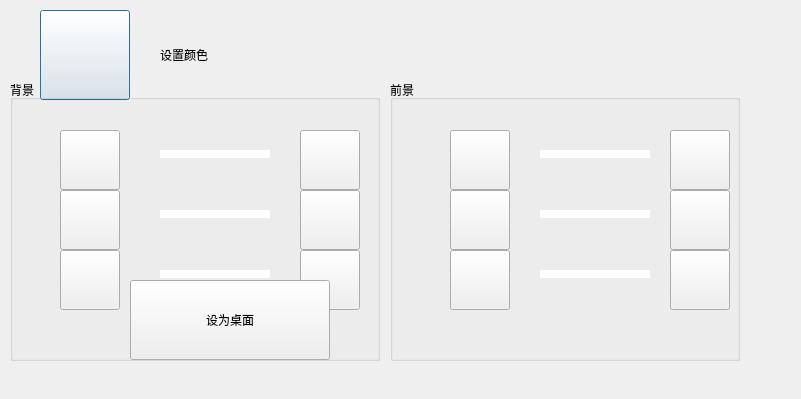
<?xml version="1.0" encoding="UTF-8"?>
<ui version="4.0">
 <class>ColorDlg</class>
 <widget class="QDialog" name="ColorDlg">
  <property name="geometry">
   <rect>
    <x>0</x>
    <y>0</y>
    <width>801</width>
    <height>399</height>
   </rect>
  </property>
  <widget class="CButton" name="btnReturn">
   <property name="geometry">
    <rect>
     <x>40</x>
     <y>10</y>
     <width>90</width>
     <height>90</height>
    </rect>
   </property>
   <property name="autoFillBackground">
    <bool>false</bool>
   </property>
   <property name="styleSheet">
    <string notr="true">border-image: url(:/img/btnReturn.png);</string>
   </property>
   <property name="text">
    <string/>
   </property>
   <property name="iconSize">
    <size>
     <width>100</width>
     <height>100</height>
    </size>
   </property>
   <property name="flat">
    <bool>false</bool>
   </property>
  </widget>
  <widget class="CLabel" name="labelTitle">
   <property name="geometry">
    <rect>
     <x>160</x>
     <y>25</y>
     <width>300</width>
     <height>60</height>
    </rect>
   </property>
   <property name="text">
    <string>设置颜色</string>
   </property>
  </widget>
  <widget class="CGroupFrame" name="groupBkgColor">
   <property name="geometry">
    <rect>
     <x>10</x>
     <y>80</y>
     <width>370</width>
     <height>281</height>
    </rect>
   </property>
   <property name="title">
    <string>背景</string>
   </property>
   <property name="alignment">
    <set>Qt::AlignLeading|Qt::AlignLeft|Qt::AlignTop</set>
   </property>
   <property name="flat">
    <bool>false</bool>
   </property>
   <widget class="CColorBar" name="barBkgRed" native="true">
    <property name="geometry">
     <rect>
      <x>150</x>
      <y>70</y>
      <width>110</width>
      <height>8</height>
     </rect>
    </property>
    <property name="styleSheet">
     <string notr="true">color: rgb(200, 200, 255);
background-color: rgb(255, 255, 255);
border-color: rgb(255, 255, 255);
gridline-color: rgb(255, 255, 255);</string>
    </property>
    <property name="value" stdset="0">
     <number>0</number>
    </property>
    <property name="textVisible" stdset="0">
     <bool>false</bool>
    </property>
    <property name="format" stdset="0">
     <string/>
    </property>
   </widget>
   <widget class="CColorBar" name="barBkgGreen" native="true">
    <property name="geometry">
     <rect>
      <x>150</x>
      <y>130</y>
      <width>110</width>
      <height>8</height>
     </rect>
    </property>
    <property name="styleSheet">
     <string notr="true">color: rgb(200, 200, 255);
background-color: rgb(255, 255, 255);
border-color: rgb(255, 255, 255);
gridline-color: rgb(255, 255, 255);</string>
    </property>
    <property name="value" stdset="0">
     <number>0</number>
    </property>
    <property name="textVisible" stdset="0">
     <bool>false</bool>
    </property>
    <property name="format" stdset="0">
     <string/>
    </property>
   </widget>
   <widget class="CColorBar" name="barBkgBlue" native="true">
    <property name="geometry">
     <rect>
      <x>150</x>
      <y>190</y>
      <width>110</width>
      <height>8</height>
     </rect>
    </property>
    <property name="styleSheet">
     <string notr="true">color: rgb(200, 200, 255);
background-color: rgb(255, 255, 255);
border-color: rgb(255, 255, 255);
gridline-color: rgb(255, 255, 255);</string>
    </property>
    <property name="value" stdset="0">
     <number>0</number>
    </property>
    <property name="textVisible" stdset="0">
     <bool>false</bool>
    </property>
    <property name="format" stdset="0">
     <string/>
    </property>
   </widget>
   <widget class="CButton" name="btnSubBkgRed">
    <property name="geometry">
     <rect>
      <x>50</x>
      <y>50</y>
      <width>60</width>
      <height>60</height>
     </rect>
    </property>
    <property name="autoFillBackground">
     <bool>false</bool>
    </property>
    <property name="styleSheet">
     <string notr="true">border-image: url(:/img/btnSub.png);</string>
    </property>
    <property name="text">
     <string/>
    </property>
    <property name="iconSize">
     <size>
      <width>100</width>
      <height>100</height>
     </size>
    </property>
    <property name="flat">
     <bool>false</bool>
    </property>
   </widget>
   <widget class="CButton" name="btnSubBkgGreen">
    <property name="geometry">
     <rect>
      <x>50</x>
      <y>110</y>
      <width>60</width>
      <height>60</height>
     </rect>
    </property>
    <property name="autoFillBackground">
     <bool>false</bool>
    </property>
    <property name="styleSheet">
     <string notr="true">border-image: url(:/img/btnSub.png);</string>
    </property>
    <property name="text">
     <string/>
    </property>
    <property name="iconSize">
     <size>
      <width>100</width>
      <height>100</height>
     </size>
    </property>
    <property name="flat">
     <bool>false</bool>
    </property>
   </widget>
   <widget class="CButton" name="btnSubBkgBlue">
    <property name="geometry">
     <rect>
      <x>50</x>
      <y>170</y>
      <width>60</width>
      <height>60</height>
     </rect>
    </property>
    <property name="autoFillBackground">
     <bool>false</bool>
    </property>
    <property name="styleSheet">
     <string notr="true">border-image: url(:/img/btnSub.png);</string>
    </property>
    <property name="text">
     <string/>
    </property>
    <property name="iconSize">
     <size>
      <width>100</width>
      <height>100</height>
     </size>
    </property>
    <property name="flat">
     <bool>false</bool>
    </property>
   </widget>
   <widget class="CButton" name="btnAddBkgGreen">
    <property name="geometry">
     <rect>
      <x>290</x>
      <y>110</y>
      <width>60</width>
      <height>60</height>
     </rect>
    </property>
    <property name="autoFillBackground">
     <bool>false</bool>
    </property>
    <property name="styleSheet">
     <string notr="true">border-image: url(:/img/btnAdd.png);</string>
    </property>
    <property name="text">
     <string/>
    </property>
    <property name="iconSize">
     <size>
      <width>100</width>
      <height>100</height>
     </size>
    </property>
    <property name="flat">
     <bool>false</bool>
    </property>
   </widget>
   <widget class="CButton" name="btnAddBkgBlue">
    <property name="geometry">
     <rect>
      <x>290</x>
      <y>170</y>
      <width>60</width>
      <height>60</height>
     </rect>
    </property>
    <property name="autoFillBackground">
     <bool>false</bool>
    </property>
    <property name="styleSheet">
     <string notr="true">border-image: url(:/img/btnAdd.png);</string>
    </property>
    <property name="text">
     <string/>
    </property>
    <property name="iconSize">
     <size>
      <width>100</width>
      <height>100</height>
     </size>
    </property>
    <property name="flat">
     <bool>false</bool>
    </property>
   </widget>
   <widget class="CButton" name="btnAddBkgRed">
    <property name="geometry">
     <rect>
      <x>290</x>
      <y>50</y>
      <width>60</width>
      <height>60</height>
     </rect>
    </property>
    <property name="autoFillBackground">
     <bool>false</bool>
    </property>
    <property name="styleSheet">
     <string notr="true">border-image: url(:/img/btnAdd.png);</string>
    </property>
    <property name="text">
     <string/>
    </property>
    <property name="iconSize">
     <size>
      <width>100</width>
      <height>100</height>
     </size>
    </property>
    <property name="flat">
     <bool>false</bool>
    </property>
   </widget>
   <widget class="CButton" name="btnApplyBkgColor">
    <property name="geometry">
     <rect>
      <x>120</x>
      <y>200</y>
      <width>200</width>
      <height>80</height>
     </rect>
    </property>
    <property name="autoFillBackground">
     <bool>false</bool>
    </property>
    <property name="styleSheet">
     <string notr="true"/>
    </property>
    <property name="text">
     <string>设为桌面</string>
    </property>
    <property name="iconSize">
     <size>
      <width>100</width>
      <height>100</height>
     </size>
    </property>
    <property name="checkable">
     <bool>false</bool>
    </property>
    <property name="flat">
     <bool>false</bool>
    </property>
   </widget>
  </widget>
  <widget class="CGroupFrame" name="groupFontColor">
   <property name="geometry">
    <rect>
     <x>390</x>
     <y>80</y>
     <width>350</width>
     <height>281</height>
    </rect>
   </property>
   <property name="title">
    <string>前景</string>
   </property>
   <property name="alignment">
    <set>Qt::AlignLeading|Qt::AlignLeft|Qt::AlignTop</set>
   </property>
   <property name="flat">
    <bool>false</bool>
   </property>
   <widget class="CColorBar" name="barFontBlue" native="true">
    <property name="geometry">
     <rect>
      <x>150</x>
      <y>190</y>
      <width>110</width>
      <height>8</height>
     </rect>
    </property>
    <property name="styleSheet">
     <string notr="true">color: rgb(200, 200, 255);
background-color: rgb(255, 255, 255);
border-color: rgb(255, 255, 255);
gridline-color: rgb(255, 255, 255);</string>
    </property>
    <property name="value" stdset="0">
     <number>0</number>
    </property>
    <property name="textVisible" stdset="0">
     <bool>false</bool>
    </property>
    <property name="format" stdset="0">
     <string/>
    </property>
   </widget>
   <widget class="CColorBar" name="barFontGreen" native="true">
    <property name="geometry">
     <rect>
      <x>150</x>
      <y>130</y>
      <width>110</width>
      <height>8</height>
     </rect>
    </property>
    <property name="styleSheet">
     <string notr="true">color: rgb(200, 200, 255);
background-color: rgb(255, 255, 255);
border-color: rgb(255, 255, 255);
gridline-color: rgb(255, 255, 255);</string>
    </property>
    <property name="value" stdset="0">
     <number>0</number>
    </property>
    <property name="textVisible" stdset="0">
     <bool>false</bool>
    </property>
    <property name="format" stdset="0">
     <string/>
    </property>
   </widget>
   <widget class="CColorBar" name="barFontRed" native="true">
    <property name="geometry">
     <rect>
      <x>150</x>
      <y>70</y>
      <width>110</width>
      <height>8</height>
     </rect>
    </property>
    <property name="styleSheet">
     <string notr="true">color: rgb(200, 200, 255);
background-color: rgb(255, 255, 255);
border-color: rgb(255, 255, 255);
gridline-color: rgb(255, 255, 255);</string>
    </property>
    <property name="value" stdset="0">
     <number>0</number>
    </property>
    <property name="textVisible" stdset="0">
     <bool>false</bool>
    </property>
    <property name="format" stdset="0">
     <string/>
    </property>
   </widget>
   <widget class="CButton" name="btnSubFontBlue">
    <property name="geometry">
     <rect>
      <x>60</x>
      <y>170</y>
      <width>60</width>
      <height>60</height>
     </rect>
    </property>
    <property name="autoFillBackground">
     <bool>false</bool>
    </property>
    <property name="styleSheet">
     <string notr="true">border-image: url(:/img/btnSub.png);</string>
    </property>
    <property name="text">
     <string/>
    </property>
    <property name="iconSize">
     <size>
      <width>100</width>
      <height>100</height>
     </size>
    </property>
    <property name="flat">
     <bool>false</bool>
    </property>
   </widget>
   <widget class="CButton" name="btnSubFontGreen">
    <property name="geometry">
     <rect>
      <x>60</x>
      <y>110</y>
      <width>60</width>
      <height>60</height>
     </rect>
    </property>
    <property name="autoFillBackground">
     <bool>false</bool>
    </property>
    <property name="styleSheet">
     <string notr="true">border-image: url(:/img/btnSub.png);</string>
    </property>
    <property name="text">
     <string/>
    </property>
    <property name="iconSize">
     <size>
      <width>100</width>
      <height>100</height>
     </size>
    </property>
    <property name="flat">
     <bool>false</bool>
    </property>
   </widget>
   <widget class="CButton" name="btnSubFontRed">
    <property name="geometry">
     <rect>
      <x>60</x>
      <y>50</y>
      <width>60</width>
      <height>60</height>
     </rect>
    </property>
    <property name="autoFillBackground">
     <bool>false</bool>
    </property>
    <property name="styleSheet">
     <string notr="true">border-image: url(:/img/btnSub.png);</string>
    </property>
    <property name="text">
     <string/>
    </property>
    <property name="iconSize">
     <size>
      <width>100</width>
      <height>100</height>
     </size>
    </property>
    <property name="flat">
     <bool>false</bool>
    </property>
   </widget>
   <widget class="CButton" name="btnAddFontBlue">
    <property name="geometry">
     <rect>
      <x>280</x>
      <y>170</y>
      <width>60</width>
      <height>60</height>
     </rect>
    </property>
    <property name="autoFillBackground">
     <bool>false</bool>
    </property>
    <property name="styleSheet">
     <string notr="true">border-image: url(:/img/btnAdd.png);</string>
    </property>
    <property name="text">
     <string/>
    </property>
    <property name="iconSize">
     <size>
      <width>100</width>
      <height>100</height>
     </size>
    </property>
    <property name="flat">
     <bool>false</bool>
    </property>
   </widget>
   <widget class="CButton" name="btnAddFontGreen">
    <property name="geometry">
     <rect>
      <x>280</x>
      <y>110</y>
      <width>60</width>
      <height>60</height>
     </rect>
    </property>
    <property name="autoFillBackground">
     <bool>false</bool>
    </property>
    <property name="styleSheet">
     <string notr="true">border-image: url(:/img/btnAdd.png);</string>
    </property>
    <property name="text">
     <string/>
    </property>
    <property name="iconSize">
     <size>
      <width>100</width>
      <height>100</height>
     </size>
    </property>
    <property name="flat">
     <bool>false</bool>
    </property>
   </widget>
   <widget class="CButton" name="btnAddFontRed">
    <property name="geometry">
     <rect>
      <x>280</x>
      <y>50</y>
      <width>60</width>
      <height>60</height>
     </rect>
    </property>
    <property name="autoFillBackground">
     <bool>false</bool>
    </property>
    <property name="styleSheet">
     <string notr="true">border-image: url(:/img/btnAdd.png);</string>
    </property>
    <property name="text">
     <string/>
    </property>
    <property name="iconSize">
     <size>
      <width>100</width>
      <height>100</height>
     </size>
    </property>
    <property name="flat">
     <bool>false</bool>
    </property>
   </widget>
  </widget>
 </widget>
 <customwidgets>
  <customwidget>
   <class>CButton</class>
   <extends>QPushButton</extends>
   <header location="global">button.h</header>
  </customwidget>
  <customwidget>
   <class>CLabel</class>
   <extends>QLabel</extends>
   <header location="global">label.h</header>
  </customwidget>
  <customwidget>
   <class>CColorBar</class>
   <extends>QWidget</extends>
   <header>colorbar.h</header>
   <container>1</container>
  </customwidget>
  <customwidget>
   <class>CGroupFrame</class>
   <extends>QGroupBox</extends>
   <header>groupframe.h</header>
   <container>1</container>
  </customwidget>
 </customwidgets>
 <resources/>
 <connections/>
</ui>
